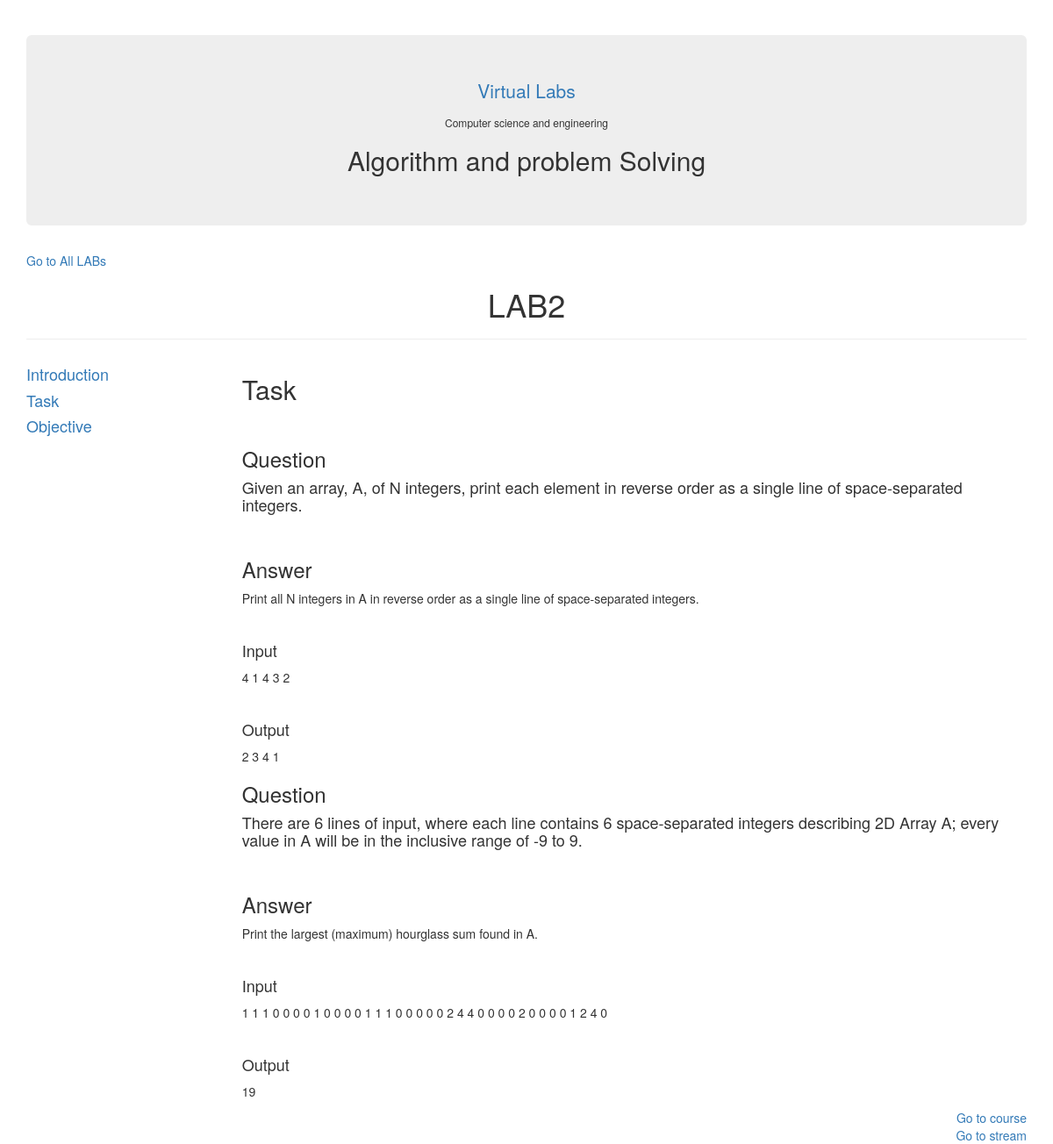
Page /task/LAB2 on the committed database.
### vlabs/models.py (models this page shows)
class Task(models.Model):
     labNo = models.ForeignKey(List_of_labs)
     Question = models.TextField()
     input = models.TextField()
     output = models.TextField()
     answer = models.TextField()

### vlabs/views.py (the view)
# urls.py: url(r'^task/(?P<name>[\S]+)/?$', views.task, name="task"),
def task(request,name):
    print(name)
    m = int(name[len(name)-1])
    lab = Task.objects.filter(labNo=m)
    return render(request, "vlabs/LAB.html", {"lab": lab, "labNo": name, "action":"task"})

### templates/vlabs/LAB.html (shortened to what this page needs)
<!DOCTYPE html>
<html lang="en" xmlns="http://www.w3.org/1999/html" xmlns="http://www.w3.org/1999/html">
<head>
  <link rel="stylesheet" href="https://maxcdn.bootstrapcdn.com/bootstrap/3.3.7/css/bootstrap.min.css">
</head>
</head>
<body>
<div class="container">
    <div class="page-header">
  <div class="jumbotron">
      <a href="/"  style="text-align: center"><p>Virtual Labs</p></a>
      <h6 style="text-align: center">Computer science and engineering</h6>
      <h2 style="text-align: center">Algorithm and problem Solving</h2>
</div>
        <a href="/list_of_labs">Go to All LABs</a>
        <h1 style="text-align: center">{{ labNo }}</h1>
    </div>
        <div>
            <div class="row">
        <div class="col-sm-6 col-lg-6 col-md-6 imgcntr container" style="width: 21%">
        <h4><a href="/list_of_labs/LAB1">Introduction</a></br></h4>
            <h4><a href={% url 'task' labNo %}>Task</a></br></h4>
            <h4><a href="{% url 'objective' labNo %}">Objective</a></br></h4>
        </div>
                <div class="col-sm-6 col-lg-6 col-md-6 imgcntr" style="width: 79%">
                    {% if action == "Introduction" %}
                    <h2>Introduction</h2>
                        <p>{{ lab.Introduction }}</p>
                    {% elif action == "task" %}
                           <h2>Task</h2></br>
                        {% for l in lab %}
                            <h3>Question</h3>
                        <h4>{{ l.Question }}</h4></br>
                            <h3>Answer</h3>
                            <p>{{ l.answer }}</p></br>
                            {% if l.input != "Nothing" %}
                                <h4>Input</h4>
                                <p>{{ l.input }}</p>
                            {% endif %} </br>
                            {% if l.output != "Nothing" %}
                                <h4>Output</h4>
                                <p>{{ l.output }}</p>
                            {% endif %}
                        {% endfor %}
                    {% else %}
                    <h2>Objective</h2>
                        <p>{{ lab.objective }}</p>
                    {% endif %}
                <a href="/problemSolving" style="float: right">Go to course</a>
        <br>
        <a href="/stream" style="float: right">Go to stream</a>
                </div>
        </div>
        </div>
    </div>
</body>
</html>

### rows in the picture
Task: Question "Given an array, A, of N integers, print each element in reverse order as a single line of space-separated integers.", answer "Print all N integers in A in reverse order as a single line of space-separated integers.", input "4 1 4 3 2", output "2 3 4 1"
Task: Question "There are 6 lines of input, where each line contains 6 space-separated integers describing 2D Array A; every value in A will be in the inclusive range of -9 to 9.", answer "Print the largest (maximum) hourglass sum found in A.", input "1 1 1 0 0 0 0 1 0 0 0 0 1 1 1 0 0 0 0 0 2 4 4 0 0 0 0 2 0 0 0 0 1 2 4 0", output "19"

### other values in the picture
{{ labNo }} "LAB2"
